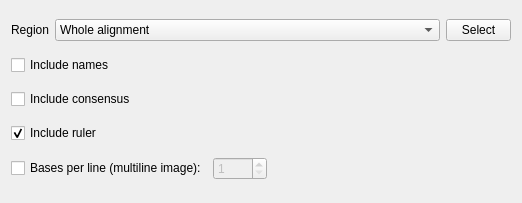
<?xml version="1.0" encoding="UTF-8"?>
<ui version="4.0">
 <class>MSAExportSettings</class>
 <widget class="QWidget" name="MSAExportSettings">
  <property name="geometry">
   <rect>
    <x>0</x>
    <y>0</y>
    <width>522</width>
    <height>203</height>
   </rect>
  </property>
  <property name="windowTitle">
   <string>Form</string>
  </property>
  <layout class="QVBoxLayout" name="verticalLayout">
   <item>
    <layout class="QHBoxLayout" name="horizontalLayout">
     <item>
      <widget class="QLabel" name="label">
       <property name="text">
        <string>Region</string>
       </property>
      </widget>
     </item>
     <item>
      <widget class="QComboBox" name="comboBox">
       <property name="sizePolicy">
        <sizepolicy hsizetype="Expanding" vsizetype="Fixed">
         <horstretch>0</horstretch>
         <verstretch>0</verstretch>
        </sizepolicy>
       </property>
       <item>
        <property name="text">
         <string>Whole alignment</string>
        </property>
       </item>
       <item>
        <property name="text">
         <string>Custom region</string>
        </property>
       </item>
      </widget>
     </item>
     <item>
      <widget class="QPushButton" name="selectRegionButton">
       <property name="maximumSize">
        <size>
         <width>65</width>
         <height>16777215</height>
        </size>
       </property>
       <property name="text">
        <string>Select</string>
       </property>
      </widget>
     </item>
    </layout>
   </item>
   <item>
    <widget class="QCheckBox" name="exportSeqNames">
     <property name="text">
      <string>Include names</string>
     </property>
    </widget>
   </item>
   <item>
    <widget class="QCheckBox" name="exportConsensus">
     <property name="text">
      <string>Include consensus</string>
     </property>
    </widget>
   </item>
   <item>
    <widget class="QCheckBox" name="exportRuler">
     <property name="text">
      <string>Include ruler</string>
     </property>
     <property name="checked">
      <bool>true</bool>
     </property>
    </widget>
   </item>
   <item>
    <layout class="QHBoxLayout" name="horizontalLayout_2">
     <item>
      <widget class="QCheckBox" name="multilineModeCheckbox">
       <property name="text">
        <string>Bases per line (multiline image):</string>
       </property>
      </widget>
     </item>
     <item>
      <widget class="QSpinBox" name="multilineWidthSpinbox">
       <property name="enabled">
        <bool>false</bool>
       </property>
       <property name="minimum">
        <number>1</number>
       </property>
       <property name="maximum">
        <number>1000</number>
       </property>
      </widget>
     </item>
     <item>
      <spacer name="horizontalSpacer">
       <property name="orientation">
        <enum>Qt::Horizontal</enum>
       </property>
       <property name="sizeHint" stdset="0">
        <size>
         <width>40</width>
         <height>20</height>
        </size>
       </property>
      </spacer>
     </item>
    </layout>
   </item>
  </layout>
 </widget>
 <resources/>
 <connections>
  <connection>
   <sender>multilineModeCheckbox</sender>
   <signal>toggled(bool)</signal>
   <receiver>multilineWidthSpinbox</receiver>
   <slot>setEnabled(bool)</slot>
   <hints>
    <hint type="sourcelabel">
     <x>137</x>
     <y>143</y>
    </hint>
    <hint type="destinationlabel">
     <x>303</x>
     <y>143</y>
    </hint>
   </hints>
  </connection>
 </connections>
</ui>
